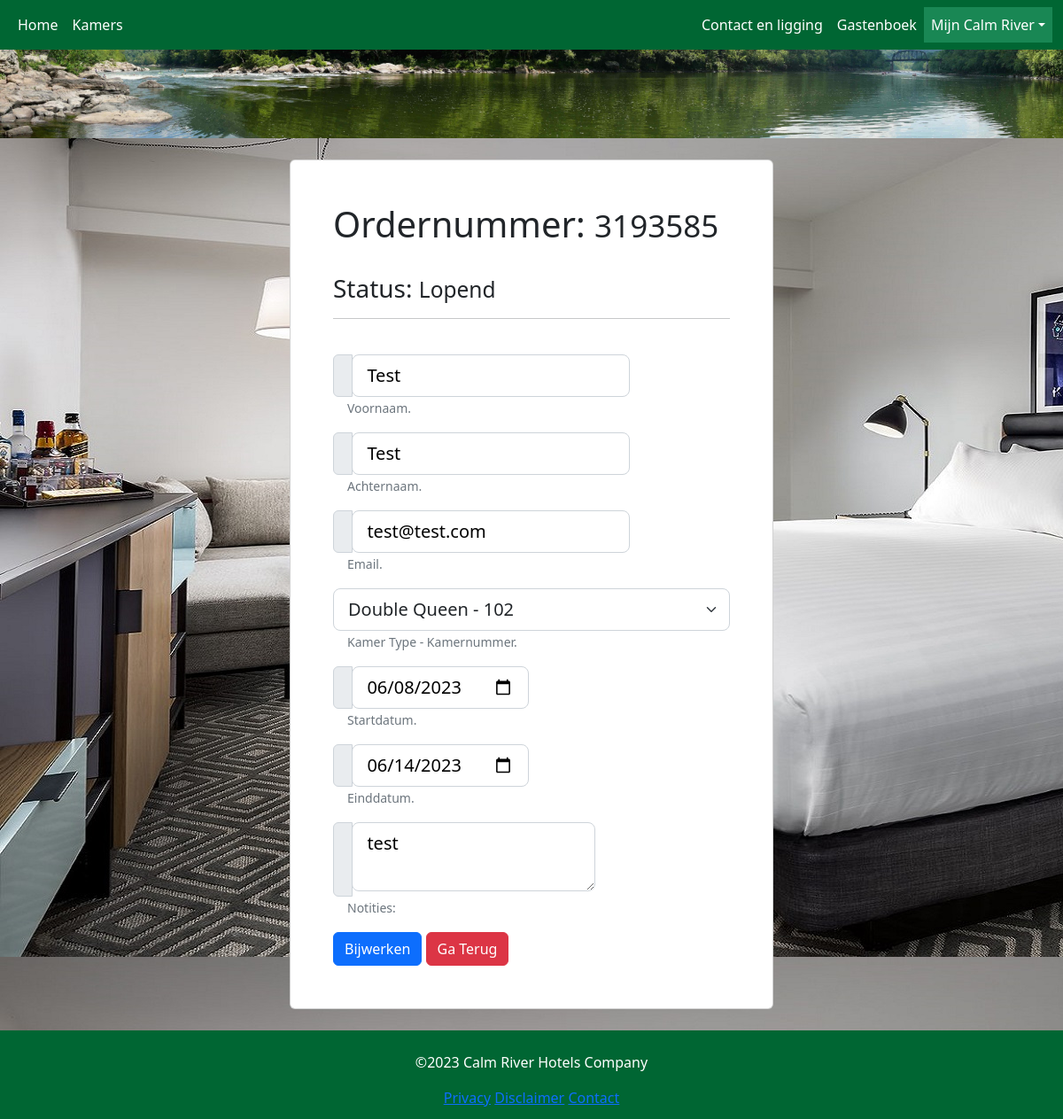
Page /my-profile/bookings/edit/3193585 (signed in) on the committed database.
### models/Bookings_customer.py (models this page shows, shortened)
class Bookings_customer(db.Model):
    __tablename__ = 'bookings_customers'
    id = db.Column(db.Integer, primary_key=True)
    booking_id = db.Column(db.Integer, db.ForeignKey('bookings.id'), index=True)
    user_id = db.Column(db.Integer, db.ForeignKey('users.id'), index=True)
    customer_id = db.Column(db.Integer, db.ForeignKey('customers.id'), index=True)
    created_at = db.Column(db.DateTime, nullable=True, unique=False, index=False, default=datetime.utcnow)
    updated_at = db.Column(db.DateTime, nullable=True, unique=False, index=False, default=datetime.utcnow)
    booking = db.relationship('Booking', backref='bookings_customers')
    customer = db.relationship('Customer', backref='bookings_customers')

### models/Booking.py (models this page shows, shortened)
class Booking(db.Model):
    __tablename__ = 'bookings'
    id = db.Column(db.Integer, primary_key=True)
    room_id = db.Column(db.Integer, db.ForeignKey('rooms.id'), index=True)
    start = db.Column(db.String, nullable=False, unique=False, index=False, default=datetime.utcnow)
    end = db.Column(db.String, nullable=False, unique=False, index=False, default=datetime.utcnow)
    is_reservation = db.Column(db.Boolean(), default=False, index=True)
    is_paid = db.Column(db.Boolean(), default=False, index=True)
    notes = db.Column(db.Text, nullable=True, index=True)
    order_number = db.Column(db.Integer, index=True)
    created_at = db.Column(db.DateTime, nullable=True, unique=False, index=False, default=datetime.utcnow)
    updated_at = db.Column(db.DateTime, nullable=True, unique=False, index=False, default=datetime.utcnow)
    room = db.relationship('Room', backref='bookings')

### models/Customer.py (models this page shows, shortened)
class Customer(db.Model, UserMixin):
    __tablename__ = 'customers'
    id = db.Column(db.Integer, primary_key=True)
    first_name = db.Column(db.String(64), index=True)
    last_name = db.Column(db.String(64), index=True)
    email = db.Column(db.String(128))
    created_at = db.Column(db.DateTime, nullable=True, unique=False, index=False, default=datetime.utcnow)
    updated_at = db.Column(db.DateTime, nullable=True, unique=False, index=False, default=datetime.utcnow)

### blueprints/bookings/views.py (the view)
@bookings_bp.route('/my-profile/bookings/edit/<order_number>', methods=['GET', 'POST'])
@login_required
def booking_edit(order_number):
    active_page = 'my_calm_river'
    today = date.today().strftime("%Y-%m-%d")
    page = request.args.get('page', 1, type=int)
    rooms = db.session.query(Room, Room_type).join(Room.room_type).all()
    query = db.session.query(Bookings_customer, Customer, Booking, Room, Room_type).join(
        Bookings_customer.booking).join(Bookings_customer.customer).join(
        Booking.room).join(Room.room_type)
    if current_user.is_admin == 1:
        query = query.filter(Booking.order_number == order_number)
    elif current_user.is_admin == 0:
        query = query.filter(Bookings_customer.user_id == current_user.id)
    results = query.paginate(page=page, per_page=ROWS_PER_PAGE)
    if not results.items:
        flash('De boeking bestaat niet!', 'danger')
        return redirect(url_for('bookings_bp.booking_index'))
    return render_template('bookings_edit.html', active_page=active_page, rooms=rooms, results=results, today=today)

### models/User.py (called while the page is built)
    @login_manager.user_loader
    def load_user(user_id):
        return User.query.get(user_id)

### blueprints/bookings/templates/bookings_edit.html (shortened to what this page needs)
{% extends "base.html" %}
{% block content %}
<div class="container mt-4 mb-4">
  <div class="row d-flex justify-content-center">
    <div class="col-12 col-md-8 col-lg-6">
      <div class="card bg-white">
        {% for result in results %}
        <div class="card-body p-5">
          <h1>Ordernummer: <small>{{ result[0].booking.order_number  }}</small> </h1> <br>
          <h3>Status: <small>{{ 'Lopend' if result[0].booking.end > today else 'Verlopen' }}</small></h3>
          <hr><br>
          <form method="post" action="/my-profile/bookings/update/{{ result[0].booking.order_number }}">
              <div class="mb-3">
                <div class="input-group">
                  <span class="input-group-text"></span>
                    <label>
                        <input required type="text" class="form-control-lg" placeholder="Voornaam" id="first_name" name="first_name" value="{{ result[0].customer.first_name }}">
                    </label>
                </div>
                <small class="form-text ms-3 text-muted">Voornaam.</small>
              </div>
              <div class="mb-3">
                <div class="input-group">
                  <span class="input-group-text"></span>
                    <label>
                        <input required type="text" class="form-control-lg" placeholder="Achternaam" id="last_name" name="last_name" value="{{ result[0].customer.last_name }}">
                    </label>
                </div>
                <small class="form-text ms-3 text-muted">Achternaam.</small>
              </div>
              <div class="mb-3">
                <div class="input-group">
                  <span class="input-group-text"></span>
                    <label>
                        <input required type="text" class="form-control-lg" placeholder="Email" id="email" name="email" value="{{ result[0].customer.email }}">
                    </label>
                </div>
                <small class="form-text ms-3 text-muted">Email.</small>
              </div>
              <div class="mb-3">
                <select class="form-select form-select-lg" id="room_id" name="room_id" required>
                  {% for room in rooms %}
                    <option value="{{ room[0].id }}"
                            {% if result[0].booking.room.id|string == room[0].id|string %}selected{% endif %}
                    >
                        {{ room[0].room_type.name }} - {{ room[0].number }}</option>
                  {% endfor %}
                </select>
                <small class="form-text ms-3 text-muted">Kamer Type - Kamernummer.</small>
              </div>
              <div class="mb-3">
                <div class="input-group">
                  <span class="input-group-text"></span>
                    <label>
                        <input required type="date" class="form-control-lg" placeholder="Startdatum:" id="date_start" name="date_start" value="{{ result[0].booking.start }}">
                    </label>
                </div>
                <small class="form-text ms-3 text-muted">Startdatum.</small>
              </div>
              <div class="mb-3">
                <div class="input-group">
                  <span class="input-group-text"></span>
                    <label>
                        <input required type="date" class="form-control-lg" placeholder="Einddatum:" id="date_end" name="date_end" value="{{ result[0].booking.end }}">
                    </label>
                </div>
                <small class="form-text ms-3 text-muted">Einddatum.</small>
              </div>
              <div class="mb-3">
                <div class="input-group">
                  <span class="input-group-text"></span>
                    <label>
                        <textarea class="form-control-lg" id="notes" name="notes">{{ result[0].booking.notes }}</textarea>
                    </label>
                </div>
                <small class="form-text ms-3 text-muted">Notities:</small>
              </div>
              <td><button type="submit" class="btn btn-primary">Bijwerken</button></td>
              <td><a class="btn btn-danger" href="/my-profile/bookings">Ga Terug</a></td>
         </form>
          </div>
        </div>
        {% endfor %}
    </div>
  </div>
</div>
{% endblock %}

### static/css/styles.css (style rules this page uses)
* { box-sizing: border-box; }
body { display: flex; flex-direction: column; min-height: 100vh; }
small { text-align: left; !important; }
select, input, textarea { border: 1px solid #ced4da; }
.input-group-text { width: 5%; padding: 0; }
.form-control-lg { width: 95%; }

### rows in the picture
Bookings_customer: order_number "3193585", first_name "Test", last_name "Test", email "test@test.com", date_start "06/08/2023", date_end "06/14/2023", notes "test"
Booking: end "Lopend"

### other values in the picture
form field room_id "Double Queen - 102"
